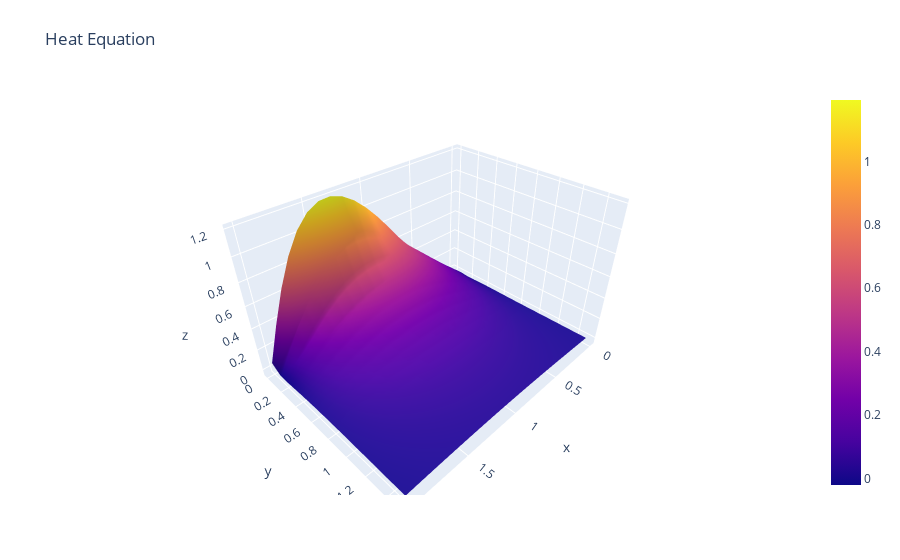

This figure's notebook cell:
### Code cell
fig = go.Figure(data=[go.Surface(z=Z, x=X, y=T)])

fig.update_layout(title='Heat Equation', margin=dict(l=65, r=50, b=65, t=90))

fig.show()

### Figure 1 — Plotly figure (JSON) as saved in the notebook; plotly's stock layout.template omitted (floating-point values rounded to 4 significant figures; data arrays with more than 128 entries replaced by an {"elided": "..."} marker saying what was removed)
{"data": [{"type": "surface", "x": [0, 0.1, 0.2, 0.3, 0.4, 0.5, 0.6, 0.7, 0.8, 0.9, 1, 1.1, 1.2, 1.3, 1.4, 1.5, 1.6, 1.7, 1.8, 1.9, 2], "y": [0, 0.1, 0.2, 0.3, 0.4, 0.5, 0.6, 0.7, 0.8, 0.9, 1, 1.1, 1.2, 1.3, 1.4, 1.5], "z": {"elided": "16x21 float values"}}], "layout": {"margin": {"b": 65, "l": 65, "r": 50, "t": 90}, "title": {"text": "Heat Equation"}}}
